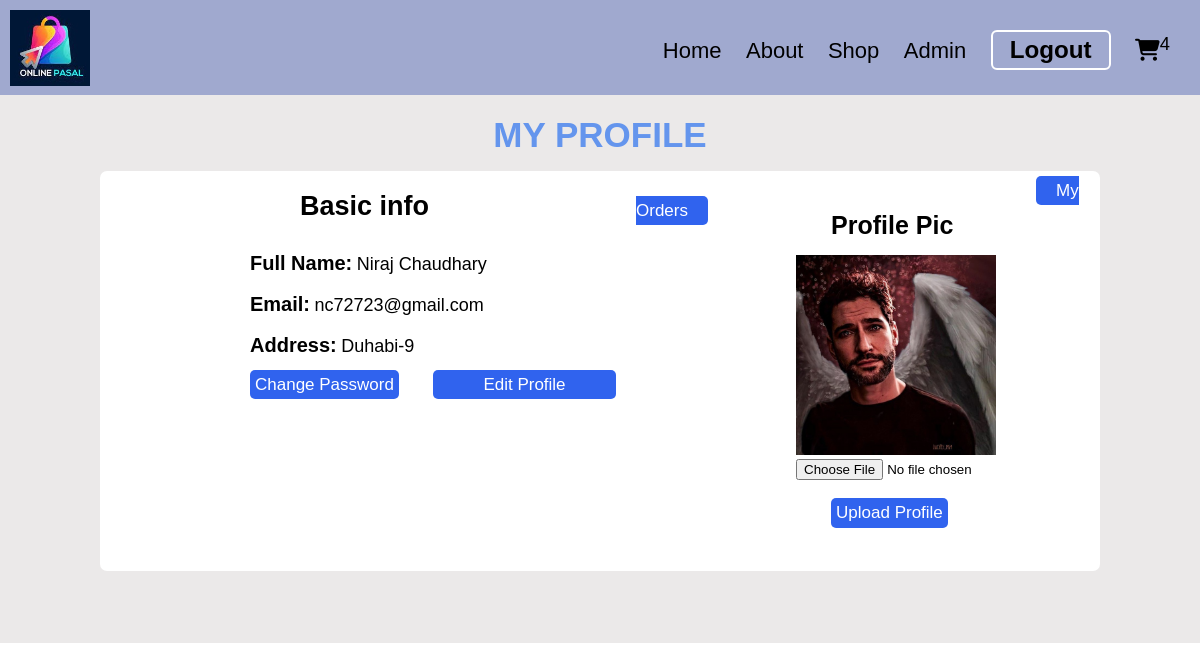
Screenshot of /profile.php (signed in) with the database file from the repository.
### tables this page shows
CREATE TABLE `signup` (
  `user_id` int(11) NOT NULL,
  `fname` varchar(255) NOT NULL,
  `email` varchar(255) NOT NULL,
  `phone` bigint(15) NOT NULL,
  `address` varchar(255) NOT NULL,
  `password` varchar(255) NOT NULL,
  `user_image` varchar(50) NOT NULL,
  `user_type` varchar(255) NOT NULL DEFAULT 'user_type',
  `dt` timestamp NOT NULL DEFAULT current_timestamp() ON UPDATE current_timestamp()
);

### profile.php (the view, shortened to what this page needs)
<?php
include "config.php";
$user_id=$_SESSION["user_id"];
$select_user=mysqli_query($conn,"Select * from `signup` WHERE user_id='$user_id'");
mysqli_num_rows($select_user);
$fetch_user=mysqli_fetch_assoc($select_user);
?>
<!DOCTYPE html>
<html lang="en">
<head>
    <link rel="stylesheet" href="index.css">
</head>
<body>
    <div class="profile_container">
       <?php include "header.php"; ?>
       <h3 class="profile_main_heading">MY PROFILE</h3>
       <div class="profile_box">
          <div class="profile_box_one">
             <h3 class="profile_heading">Basic info</h3>
            <div class="profile_input_box">
               <span class="information">Full Name:</span>
               <span class="information_answer"><?php echo $fetch_user['fname']?></span><br><br>
               <span class="information">Email:</span>
               <span class="information_answer">  <?php echo $fetch_user['email']?></span><br><br>
               <span class="information">Address:</span>
               <span class="information_answer">  <?php echo $fetch_user['address']?></span><br><br>
               <a href="changepassword.php" class="profile_change_password">Change Password</a>
               <a href="edit_profile.php" class="Edit_profile">Edit Profile</a>
            </div>
          </div>
          <div class="profile_box_two">
            <a href="my_order.php" class="profile_my_orders">My Orders</a>
            <div class="profile_image">
                <h3 class="profile_pic_heading">Profile Pic</h3>
                <img src="img/user_image/<?php echo $fetch_user['user_image']?>" width="200" height="200" alt="" >
                <form action="" method="post" enctype="multipart/form-data">
                <input name="image" class="profile-upload" type="file"><br><br>
                <button name="upload_image" class="upload_profile">Upload Profile</button>
                </form>
            </div>
          </div>
       </div>
    </div>
</body>
</html>

### index.css (style rules this page uses)
* { margin: 0; padding: 0; font-family: 'poppins',sans-serif; }
.profile_container { position: relative; background: #ebe9e9; width: 100%; height: 643px; }
.profile_box { background: white; margin-top: 1rem; border-radius: 7px; height: 400px; margin-left: 100px; margin-right: 100px; display: flex; }
.profile_main_heading { font-size: 35px; text-align: center; margin-top: 20px; color: cornflowerblue; }
.profile_box_one { width: 600px; }
.profile_heading { font-size: 27px; margin-left: 200px; padding-top: 20px; }
.profile_input_box { margin-left: 150px; margin-top: 30px; }
.information { font-size: 20px; font-weight: bold; }
.information_answer { font-size:18px ; }
.profile_change_password { background: #3063ee; color: white; font-size: 17px; padding: 5px; border: none; border-radius: 5px; cursor: pointer; text-decoration: none; }
.Edit_profile { background: #3063ee; color: white; font-size: 17px; padding: 5px 50px; border: none; border-radius: 5px; margin-left: 30px; text-decoration: none; cursor: pointer; }
.profile_box_two { margin-top: 10px; }
.profile_my_orders { margin-left: 400px; background: #3063ee; color: white; font-size: 17px; text-decoration: none; border-radius: 5px; padding: 5px 20px; }
.profile_image { margin-top: -10px; margin-left: 160px; }
.profile_pic_heading { font-size: 25px; margin-bottom: 15px; margin-left: 35px; }
.upload_profile { background: #3063ee; color: white; font-size: 17px; padding: 5px; border: none; border-radius: 5px; margin-left: 35px; text-decoration: none; cursor: pointer; }

### rows the page displays
signup: fname "Niraj Chaudhary", email "nc72723@gmail.com", address "Duhabi-9", user_image (picture)

### other values shown
$row_count "4"
